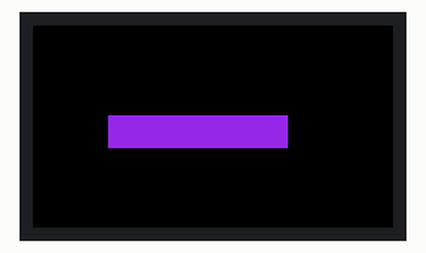
Bench run of a sketch on a simulated ESP32. On the bench: 240×135 colour display.

Above: at 0.3 s.
At 1.3 s:
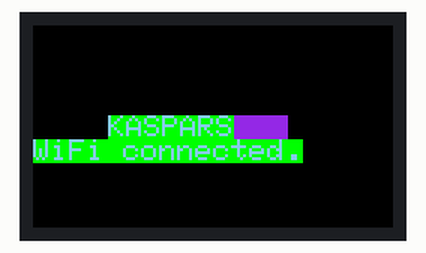
At 2.3 s:
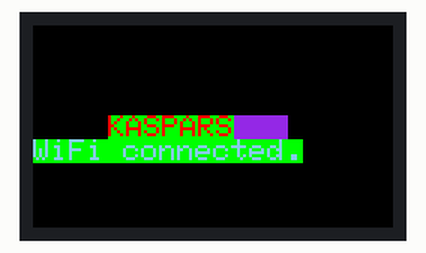

Measured:
- by itself, everything shown: repeats every 3.0 s, in 3 steps
- what the display in image 1 shows lasts 1.0 s, from 1.2 s to 2.2 s

The sketch:

TTGO_TFT_test.ino
```cpp
// Default color definitions
#define TFT_BLACK       0x0000      /*   0,   0,   0 */
#define TFT_NAVY        0x000F      /*   0,   0, 128 */
#define TFT_DARKGREEN   0x03E0      /*   0, 128,   0 */
#define TFT_DARKCYAN    0x03EF      /*   0, 128, 128 */
#define TFT_MAROON      0x7800      /* 128,   0,   0 */
#define TFT_PURPLE      0x780F      /* 128,   0, 128 */
#define TFT_OLIVE       0x7BE0      /* 128, 128,   0 */
#define TFT_LIGHTGREY   0xD69A      /* 211, 211, 211 */
#define TFT_DARKGREY    0x7BEF      /* 128, 128, 128 */
#define TFT_BLUE        0x001F      /*   0,   0, 255 */
#define TFT_GREEN       0x07E0      /*   0, 255,   0 */
#define TFT_CYAN        0x07FF      /*   0, 255, 255 */
#define TFT_RED         0xF800      /* 255,   0,   0 */
#define TFT_MAGENTA     0xF81F      /* 255,   0, 255 */
#define TFT_YELLOW      0xFFE0      /* 255, 255,   0 */
#define TFT_WHITE       0xFFFF      /* 255, 255, 255 */
#define TFT_ORANGE      0xFDA0      /* 255, 180,   0 */
#define TFT_GREENYELLOW 0xB7E0      /* 180, 255,   0 */
#define TFT_PINK        0xFE19      /* 255, 192, 203 */
#define TFT_BROWN       0x9A60      /* 150,  75,   0 */
#define TFT_GOLD        0xFEA0      /* 255, 215,   0 */
#define TFT_SILVER      0xC618      /* 192, 192, 192 */
#define TFT_SKYBLUE     0x867D      /* 135, 206, 235 */
#define TFT_VIOLET      0x915C      /* 180,  46, 226 */

#define FF17 &FreeSans9pt7b
#define FF21 &FreeSansBold9pt7b
#define ROW1 0,16
#define ROW2 0,38
#define ROW3 0,60
#define ROW4 0,82
#define ROW5 0,104
#define ROW6 0,126

#include <SPI.h> // Communication with display?
#include <TFT_eSPI.h> // Display


// NeoPixel Values
#define PIXELPIN   5
#define NUMPIXELS  5
#define pixlux    20  //saturation level for NeoPixels colors
TFT_eSPI tft = TFT_eSPI(135, 240);

void setup() {
  tft.begin();
  tft.setRotation(1); // 1 LAndscape, 0 Portrait
  tft.fillScreen(TFT_BLACK);
  tft.setTextColor(TFT_SKYBLUE);//0x5E85
  tft.setTextSize(2);


}

void loop()
{
tft.fillScreen(TFT_BLACK); // Clear and set background color

tft.fillRect(50, 60, 120, 22, TFT_VIOLET); // (from right, from top, lenght, height(from top), color)
delay(1000);
tft.setCursor(50, 60); // x - from right, y - from top
tft.setTextColor(TFT_SKYBLUE,TFT_GREEN);//0x5E85
tft.println("KASPARS");

tft.println("WiFi connected.");
delay(1000);

tft.setCursor(50, 60,1); // x - from right, y - from top, fpnt size(not secessery)
tft.setTextColor(TFT_RED);//0x5E85

tft.print("KASPARS");

delay(1000);


}
```
